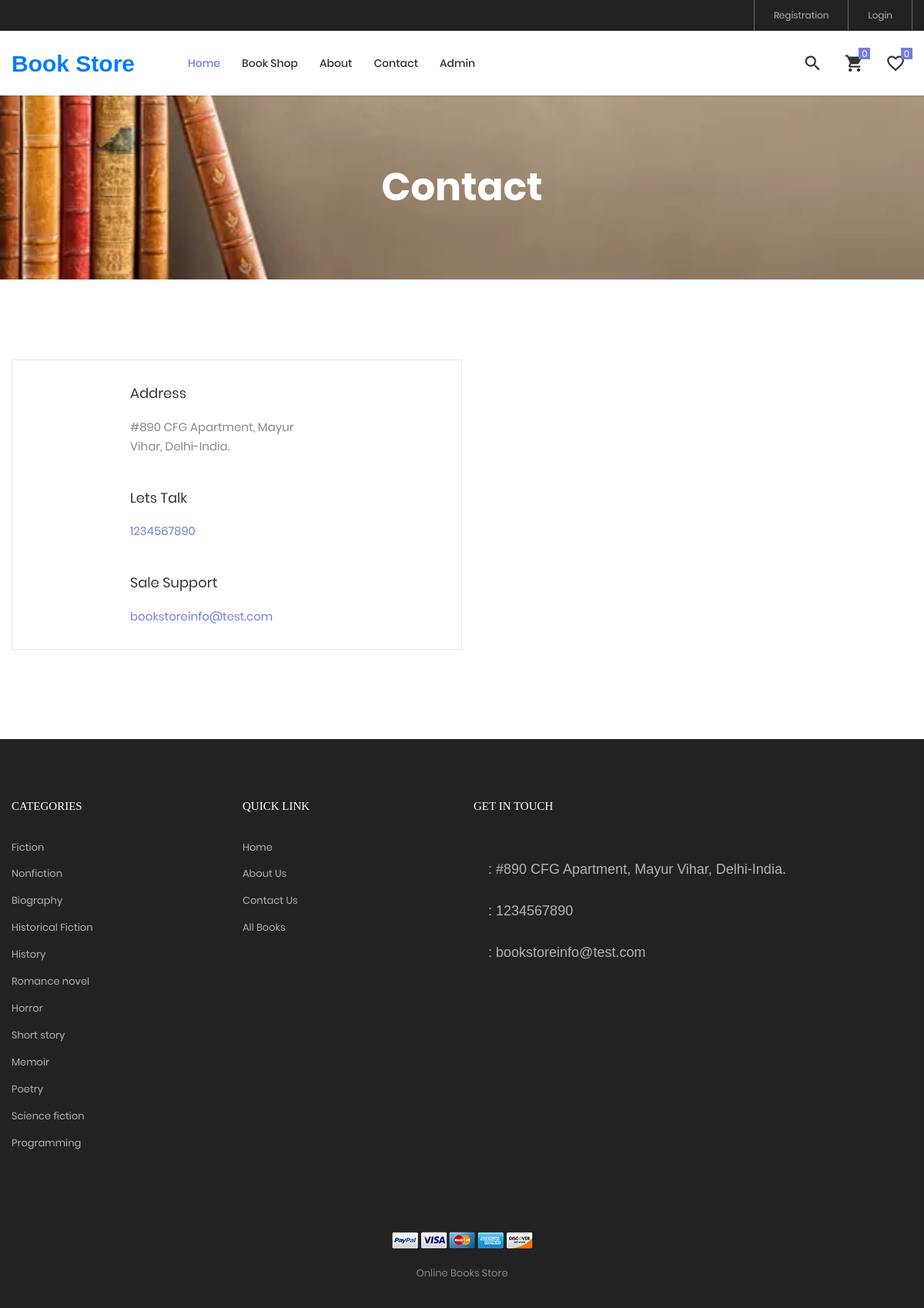
The app's page /obsms/contact.php with its own data.
### tables this page shows
CREATE TABLE `tblpage` (
  `ID` int(10) NOT NULL,
  `PageType` varchar(200) DEFAULT NULL,
  `PageTitle` varchar(200) DEFAULT NULL,
  `PageDescription` mediumtext DEFAULT NULL,
  `Email` varchar(200) DEFAULT NULL,
  `MobileNumber` bigint(10) DEFAULT NULL,
  `UpdationDate` timestamp NULL DEFAULT NULL ON UPDATE current_timestamp()
);

CREATE TABLE `category` (
  `id` int(11) NOT NULL,
  `categoryName` varchar(255) DEFAULT NULL,
  `categoryDescription` longtext DEFAULT NULL,
  `creationDate` timestamp NOT NULL DEFAULT current_timestamp(),
  `updationDate` timestamp NULL DEFAULT NULL ON UPDATE current_timestamp(),
  `createdBy` int(11) DEFAULT NULL
);

### obsms/contact.php (the view, shortened to what this page needs)
<?php session_start();
include_once('includes/config.php');
?>
<!DOCTYPE html>
<html lang="en">
<head>
	<link rel="stylesheet" type="text/css" href="vendor/bootstrap/css/bootstrap.min.css">
	<link rel="stylesheet" type="text/css" href="fonts/font-awesome-4.7.0/css/font-awesome.min.css">
	<link rel="stylesheet" type="text/css" href="fonts/iconic/css/material-design-iconic-font.min.css">
	<link rel="stylesheet" type="text/css" href="fonts/linearicons-v1.0.0/icon-font.min.css">
	<link rel="stylesheet" type="text/css" href="vendor/animate/animate.css">
	<link rel="stylesheet" type="text/css" href="vendor/css-hamburgers/hamburgers.min.css">
	<link rel="stylesheet" type="text/css" href="vendor/animsition/css/animsition.min.css">
	<link rel="stylesheet" type="text/css" href="vendor/select2/select2.min.css">
	<link rel="stylesheet" type="text/css" href="vendor/perfect-scrollbar/perfect-scrollbar.css">
	<link rel="stylesheet" type="text/css" href="css/util.css">
	<link rel="stylesheet" type="text/css" href="css/main.css">
</head>
<body class="animsition">
	<?php include_once('includes/header.php');?>
	<section class="bg-img1 txt-center p-lr-15 p-tb-92" style="background-image: url('images/bg-01.jpg');">
		<h2 class="ltext-105 cl0 txt-center">
			Contact
		</h2>
	</section>
	<section class="bg0 p-t-104 p-b-116">
		<div class="container">
			<div class="flex-w flex-tr">
				<div class="size-210 bor10 flex-w flex-col-m p-lr-93 p-tb-30 p-lr-15-lg w-full-md">
					<?php
$ret=mysqli_query($con,"select * from  tblpage where PageType='contactus'");
while ($row=mysqli_fetch_array($ret)) {
?>
					<div class="flex-w w-full p-b-42">
						<span class="fs-18 cl5 txt-center size-211">
							<span class="lnr lnr-map-marker"></span>
						</span>
						<div class="size-212 p-t-2">
							<span class="mtext-110 cl2">
								Address
							</span>
							<p class="stext-115 cl6 size-213 p-t-18">
								<?php  echo $row['PageDescription'];?>
							</p>
						</div>
					</div>
					<div class="flex-w w-full p-b-42">
						<span class="fs-18 cl5 txt-center size-211">
							<span class="lnr lnr-phone-handset"></span>
						</span>
						<div class="size-212 p-t-2">
							<span class="mtext-110 cl2">
								Lets Talk
							</span>
							<p class="stext-115 cl1 size-213 p-t-18">
								<?php  echo $row['MobileNumber'];?>
							</p>
						</div>
					</div>
					<div class="flex-w w-full">
						<span class="fs-18 cl5 txt-center size-211">
							<span class="lnr lnr-envelope"></span>
						</span>
						<div class="size-212 p-t-2">
							<span class="mtext-110 cl2">
								Sale Support
							</span>
							<p class="stext-115 cl1 size-213 p-t-18">
								<?php  echo $row['Email'];?>
							</p>
						</div>
					</div>
				<?php } ?></div>
			</div>
		</div>
	</section>
	<?php include_once('includes/footer.php'); ?>
</body>
</html>

### obsms/includes/footer.php (shortened to what this page needs)
<footer class="bg3 p-t-75 p-b-32">
        <div class="container">
            <div class="row">
                <div class="col-sm-6 col-lg-3 p-b-50">
                    <h4 class="stext-301 cl0 p-b-30">
                        Categories
                    </h4>
<?php $query=mysqli_query($con,"select category.id as catid,category.categoryName from category ");
while($row=mysqli_fetch_array($query))
{
?>
                    <ul>
                        <li class="p-b-10">
                            <a href="categorywise-books.php?cid=<?php echo htmlentities($row['catid']);?>" class="stext-107 cl7 hov-cl1 trans-04">
                                <?php echo htmlentities($row['categoryName']);?>
                            </a>
                        </li>
                    </ul><?php } ?>
                </div>
                <div class="col-sm-6 col-lg-3 p-b-50">
                    <h4 class="stext-301 cl0 p-b-30">
                        Quick Link
                    </h4>
                    <ul>
                         <li class="p-b-10">
                            <a href="index.php" class="stext-107 cl7 hov-cl1 trans-04">
                                Home
                            </a>
                        </li>
                        <li class="p-b-10">
                            <a href="about.php" class="stext-107 cl7 hov-cl1 trans-04">
                                About Us
                            </a>
                        </li>
                        <li class="p-b-10">
                            <a href="contact.php" class="stext-107 cl7 hov-cl1 trans-04">
                                Contact Us
                            </a>
                        </li>
                        <li class="p-b-10">
                            <a href="book-shop.php" class="stext-107 cl7 hov-cl1 trans-04">
                                All Books
                            </a>
                        </li>
                    </ul>
                </div>
                <div class="col-sm-6 col-lg-6 p-b-50">
                    <h4 class="stext-301 cl0 p-b-30">
                        GET IN TOUCH
                    </h4>
<?php
$ret=mysqli_query($con,"select * from  tblpage where PageType='contactus'");
while ($row=mysqli_fetch_array($ret)) {
?>
                    <div class="p-t-27">
                        <a href="#" class="fs-18 cl7 hov-cl1 trans-04 m-r-16">
                            <span class="lnr lnr-map-marker"></span> : <?php  echo $row['PageDescription'];?>
                        </a>
                    </div>
                    <div class="p-t-27">
                        <a href="#" class="fs-18 cl7 hov-cl1 trans-04 m-r-16">
                            <span class="lnr lnr-phone-handset"></span> : <?php  echo $row['MobileNumber'];?>
                        </a>
                    </div>
                    <div class="p-t-27">
                        <a href="#" class="fs-18 cl7 hov-cl1 trans-04 m-r-16">
                            <span class="lnr lnr-envelope"></span> : <?php  echo $row['Email'];?>
                        </a>
                    </div><?php } ?>
                </div>
            </div>
            <div class="p-t-40">
                <div class="flex-c-m flex-w p-b-18">
                    <a href="#" class="m-all-1">
                        <img src="images/icons/icon-pay-01.png" alt="ICON-PAY">
                    </a>
                    <a href="#" class="m-all-1">
                        <img src="images/icons/icon-pay-02.png" alt="ICON-PAY">
                    </a>
                    <a href="#" class="m-all-1">
                        <img src="images/icons/icon-pay-03.png" alt="ICON-PAY">
                    </a>
                    <a href="#" class="m-all-1">
                        <img src="images/icons/icon-pay-04.png" alt="ICON-PAY">
                    </a>
                    <a href="#" class="m-all-1">
                        <img src="images/icons/icon-pay-05.png" alt="ICON-PAY">
                    </a>
                </div>
                <p class="stext-107 cl6 txt-center">
Online Books Store
                </p>
            </div>
        </div>
    </footer>

### obsms/css/main.css (style rules this page uses)
.container { max-width: 1380px; }
@media (max-width: 1600px) { .container { max-width: 1200px; } }
.cl0 { color: #fff; }
.cl1 { color: #717fe0; }
.cl2 { color: #333; }
.cl5 { color: #222; }
.cl6 { color: #888; }
.cl7 { color: #b2b2b2; }
.stext-107 { font-family: Poppins-Regular; font-size: 13px; line-height: 1.923; }
.stext-115 { font-family: Poppins-Regular; font-size: 15px; line-height: 1.666667; }
.stext-301 { font-family: Montserrat-Bold; font-size: 15px; line-height: 1.6; text-transform: uppercase; }
.mtext-110 { font-family: Poppins-Regular; font-size: 18px; line-height: 1.222222; }
.ltext-105 { font-family: Poppins-Bold; font-size: 50px; line-height: 1.1; }
.size-210 { width: 50%; }
.size-211 { width: 60px; }
.size-212 { width: calc(100% - 60px); }
.size-213 { max-width: 245px; }
.bg0 { background-color: #fff; }
.bg3 { background-color: #222; }
.bg-img1 { background-size: cover; background-position: center center; background-repeat: no-repeat; }
.bor10 { border: 1px solid #e6e6e6; }

### records on screen
tblpage: PageDescription "#890 CFG Apartment, Mayur Vihar, Delhi-India.", MobileNumber "1234567890", Email "bookstoreinfo@test.com"
category: categoryName "Fiction"
category: categoryName "Nonfiction"
category: categoryName "Biography"
category: categoryName "Historical Fiction"
category: categoryName "History"
category: categoryName "Romance novel"
category: categoryName "Horror"
category: categoryName "Short story"
category: categoryName "Memoir"
category: categoryName "Poetry"
category: categoryName "Science fiction"
category: categoryName "Programming"
